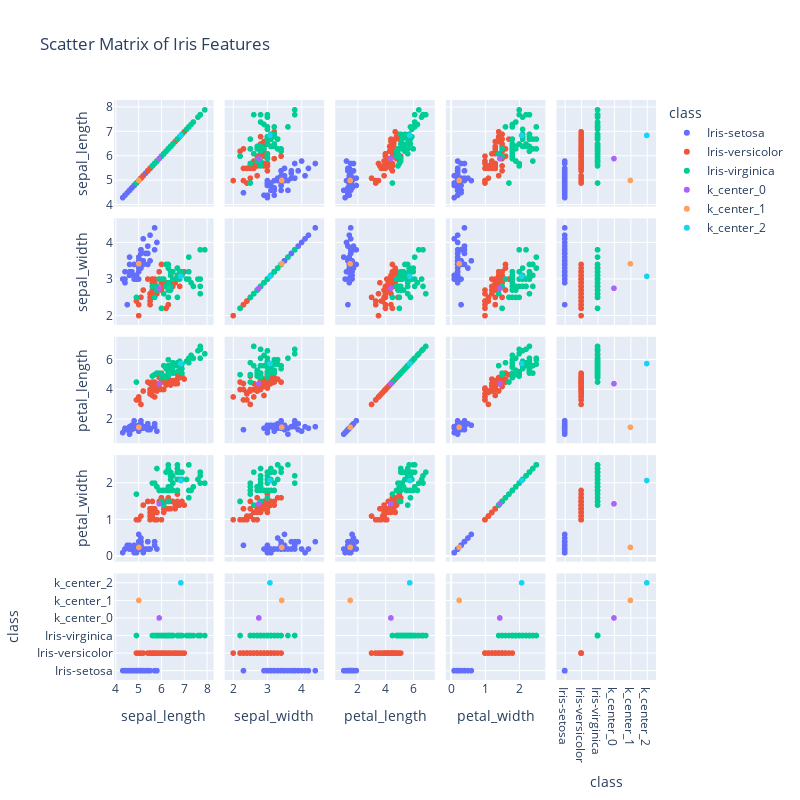

Notebook source saved alongside this figure:
### Code cell
fig = px.scatter_matrix(tmp,
                        color='class',
                        title='Scatter Matrix of Iris Features')
fig.update_layout(
    dragmode='select',
    width=800,
    height=800,
    hovermode='closest',
)
fig.show()

### Figure 1 — Plotly figure (JSON) as saved in the notebook; plotly's stock layout.template omitted (floating-point values rounded to 4 significant figures)
{"data": [{"dimensions": [{"axis": {"matches": true}, "label": "sepal_length", "values": [5.1, 4.9, 4.7, 4.6, 5, 5.4, 4.6, 5, 4.4, 4.9, 5.4, 4.8, 4.8, 4.3, 5.8, 5.7, 5.4, 5.1, 5.7, 5.1, 5.4, 5.1, 4.6, 5.1, 4.8, 5, 5, 5.2, 5.2, 4.7, 4.8, 5.4, 5.2, 5.5, 4.9, 5, 5.5, 4.9, 4.4, 5.1, 5, 4.5, 4.4, 5, 5.1, 4.8, 5.1, 4.6, 5.3, 5]}, {"axis": {"matches": true}, "label": "sepal_width", "values": [3.5, 3, 3.2, 3.1, 3.6, 3.9, 3.4, 3.4, 2.9, 3.1, 3.7, 3.4, 3, 3, 4, 4.4, 3.9, 3.5, 3.8, 3.8, 3.4, 3.7, 3.6, 3.3, 3.4, 3, 3.4, 3.5, 3.4, 3.2, 3.1, 3.4, 4.1, 4.2, 3.1, 3.2, 3.5, 3.1, 3, 3.4, 3.5, 2.3, 3.2, 3.5, 3.8, 3, 3.8, 3.2, 3.7, 3.3]}, {"axis": {"matches": true}, "label": "petal_length", "values": [1.4, 1.4, 1.3, 1.5, 1.4, 1.7, 1.4, 1.5, 1.4, 1.5, 1.5, 1.6, 1.4, 1.1, 1.2, 1.5, 1.3, 1.4, 1.7, 1.5, 1.7, 1.5, 1, 1.7, 1.9, 1.6, 1.6, 1.5, 1.4, 1.6, 1.6, 1.5, 1.5, 1.4, 1.5, 1.2, 1.3, 1.5, 1.3, 1.5, 1.3, 1.3, 1.3, 1.6, 1.9, 1.4, 1.6, 1.4, 1.5, 1.4]}, {"axis": {"matches": true}, "label": "petal_width", "values": [0.2, 0.2, 0.2, 0.2, 0.2, 0.4, 0.3, 0.2, 0.2, 0.1, 0.2, 0.2, 0.1, 0.1, 0.2, 0.4, 0.4, 0.3, 0.3, 0.3, 0.2, 0.4, 0.2, 0.5, 0.2, 0.2, 0.4, 0.2, 0.2, 0.2, 0.2, 0.4, 0.1, 0.2, 0.1, 0.2, 0.2, 0.1, 0.2, 0.2, 0.3, 0.3, 0.2, 0.6, 0.4, 0.3, 0.2, 0.2, 0.2, 0.2]}, {"axis": {"matches": true}, "label": "class", "values": ["Iris-setosa", "Iris-setosa", "Iris-setosa", "Iris-setosa", "Iris-setosa", "Iris-setosa", "Iris-setosa", "Iris-setosa", "Iris-setosa", "Iris-setosa", "Iris-setosa", "Iris-setosa", "Iris-setosa", "Iris-setosa", "Iris-setosa", "Iris-setosa", "Iris-setosa", "Iris-setosa", "Iris-setosa", "Iris-setosa", "Iris-setosa", "Iris-setosa", "Iris-setosa", "Iris-setosa", "Iris-setosa", "Iris-setosa", "Iris-setosa", "Iris-setosa", "Iris-setosa", "Iris-setosa", "Iris-setosa", "Iris-setosa", "Iris-setosa", "Iris-setosa", "Iris-setosa", "Iris-setosa", "Iris-setosa", "Iris-setosa", "Iris-setosa", "Iris-setosa", "Iris-setosa", "Iris-setosa", "Iris-setosa", "Iris-setosa", "Iris-setosa", "Iris-setosa", "Iris-setosa", "Iris-setosa", "Iris-setosa", "Iris-setosa"]}], "hovertemplate": "class=Iris-setosa<br>%{xaxis.title.text}=%{x}<br>%{yaxis.title.text}=%{y}<extra></extra>", "legendgroup": "Iris-setosa", "marker": {"color": "#636efa", "symbol": "circle"}, "name": "Iris-setosa", "showlegend": true, "type": "splom"}, {"dimensions": [{"axis": {"matches": true}, "label": "sepal_length", "values": [7, 6.4, 6.9, 5.5, 6.5, 5.7, 6.3, 4.9, 6.6, 5.2, 5, 5.9, 6, 6.1, 5.6, 6.7, 5.6, 5.8, 6.2, 5.6, 5.9, 6.1, 6.3, 6.1, 6.4, 6.6, 6.8, 6.7, 6, 5.7, 5.5, 5.5, 5.8, 6, 5.4, 6, 6.7, 6.3, 5.6, 5.5, 5.5, 6.1, 5.8, 5, 5.6, 5.7, 5.7, 6.2, 5.1, 5.7]}, {"axis": {"matches": true}, "label": "sepal_width", "values": [3.2, 3.2, 3.1, 2.3, 2.8, 2.8, 3.3, 2.4, 2.9, 2.7, 2, 3, 2.2, 2.9, 2.9, 3.1, 3, 2.7, 2.2, 2.5, 3.2, 2.8, 2.5, 2.8, 2.9, 3, 2.8, 3, 2.9, 2.6, 2.4, 2.4, 2.7, 2.7, 3, 3.4, 3.1, 2.3, 3, 2.5, 2.6, 3, 2.6, 2.3, 2.7, 3, 2.9, 2.9, 2.5, 2.8]}, {"axis": {"matches": true}, "label": "petal_length", "values": [4.7, 4.5, 4.9, 4, 4.6, 4.5, 4.7, 3.3, 4.6, 3.9, 3.5, 4.2, 4, 4.7, 3.6, 4.4, 4.5, 4.1, 4.5, 3.9, 4.8, 4, 4.9, 4.7, 4.3, 4.4, 4.8, 5, 4.5, 3.5, 3.8, 3.7, 3.9, 5.1, 4.5, 4.5, 4.7, 4.4, 4.1, 4, 4.4, 4.6, 4, 3.3, 4.2, 4.2, 4.2, 4.3, 3, 4.1]}, {"axis": {"matches": true}, "label": "petal_width", "values": [1.4, 1.5, 1.5, 1.3, 1.5, 1.3, 1.6, 1, 1.3, 1.4, 1, 1.5, 1, 1.4, 1.3, 1.4, 1.5, 1, 1.5, 1.1, 1.8, 1.3, 1.5, 1.2, 1.3, 1.4, 1.4, 1.7, 1.5, 1, 1.1, 1, 1.2, 1.6, 1.5, 1.6, 1.5, 1.3, 1.3, 1.3, 1.2, 1.4, 1.2, 1, 1.3, 1.2, 1.3, 1.3, 1.1, 1.3]}, {"axis": {"matches": true}, "label": "class", "values": ["Iris-versicolor", "Iris-versicolor", "Iris-versicolor", "Iris-versicolor", "Iris-versicolor", "Iris-versicolor", "Iris-versicolor", "Iris-versicolor", "Iris-versicolor", "Iris-versicolor", "Iris-versicolor", "Iris-versicolor", "Iris-versicolor", "Iris-versicolor", "Iris-versicolor", "Iris-versicolor", "Iris-versicolor", "Iris-versicolor", "Iris-versicolor", "Iris-versicolor", "Iris-versicolor", "Iris-versicolor", "Iris-versicolor", "Iris-versicolor", "Iris-versicolor", "Iris-versicolor", "Iris-versicolor", "Iris-versicolor", "Iris-versicolor", "Iris-versicolor", "Iris-versicolor", "Iris-versicolor", "Iris-versicolor", "Iris-versicolor", "Iris-versicolor", "Iris-versicolor", "Iris-versicolor", "Iris-versicolor", "Iris-versicolor", "Iris-versicolor", "Iris-versicolor", "Iris-versicolor", "Iris-versicolor", "Iris-versicolor", "Iris-versicolor", "Iris-versicolor", "Iris-versicolor", "Iris-versicolor", "Iris-versicolor", "Iris-versicolor"]}], "hovertemplate": "class=Iris-versicolor<br>%{xaxis.title.text}=%{x}<br>%{yaxis.title.text}=%{y}<extra></extra>", "legendgroup": "Iris-versicolor", "marker": {"color": "#EF553B", "symbol": "circle"}, "name": "Iris-versicolor", "showlegend": true, "type": "splom"}, {"dimensions": [{"axis": {"matches": true}, "label": "sepal_length", "values": [6.3, 5.8, 7.1, 6.3, 6.5, 7.6, 4.9, 7.3, 6.7, 7.2, 6.5, 6.4, 6.8, 5.7, 5.8, 6.4, 6.5, 7.7, 7.7, 6, 6.9, 5.6, 7.7, 6.3, 6.7, 7.2, 6.2, 6.1, 6.4, 7.2, 7.4, 7.9, 6.4, 6.3, 6.1, 7.7, 6.3, 6.4, 6, 6.9, 6.7, 6.9, 5.8, 6.8, 6.7, 6.7, 6.3, 6.5, 6.2, 5.9]}, {"axis": {"matches": true}, "label": "sepal_width", "values": [3.3, 2.7, 3, 2.9, 3, 3, 2.5, 2.9, 2.5, 3.6, 3.2, 2.7, 3, 2.5, 2.8, 3.2, 3, 3.8, 2.6, 2.2, 3.2, 2.8, 2.8, 2.7, 3.3, 3.2, 2.8, 3, 2.8, 3, 2.8, 3.8, 2.8, 2.8, 2.6, 3, 3.4, 3.1, 3, 3.1, 3.1, 3.1, 2.7, 3.2, 3.3, 3, 2.5, 3, 3.4, 3]}, {"axis": {"matches": true}, "label": "petal_length", "values": [6, 5.1, 5.9, 5.6, 5.8, 6.6, 4.5, 6.3, 5.8, 6.1, 5.1, 5.3, 5.5, 5, 5.1, 5.3, 5.5, 6.7, 6.9, 5, 5.7, 4.9, 6.7, 4.9, 5.7, 6, 4.8, 4.9, 5.6, 5.8, 6.1, 6.4, 5.6, 5.1, 5.6, 6.1, 5.6, 5.5, 4.8, 5.4, 5.6, 5.1, 5.1, 5.9, 5.7, 5.2, 5, 5.2, 5.4, 5.1]}, {"axis": {"matches": true}, "label": "petal_width", "values": [2.5, 1.9, 2.1, 1.8, 2.2, 2.1, 1.7, 1.8, 1.8, 2.5, 2, 1.9, 2.1, 2, 2.4, 2.3, 1.8, 2.2, 2.3, 1.5, 2.3, 2, 2, 1.8, 2.1, 1.8, 1.8, 1.8, 2.1, 1.6, 1.9, 2, 2.2, 1.5, 1.4, 2.3, 2.4, 1.8, 1.8, 2.1, 2.4, 2.3, 1.9, 2.3, 2.5, 2.3, 1.9, 2, 2.3, 1.8]}, {"axis": {"matches": true}, "label": "class", "values": ["Iris-virginica", "Iris-virginica", "Iris-virginica", "Iris-virginica", "Iris-virginica", "Iris-virginica", "Iris-virginica", "Iris-virginica", "Iris-virginica", "Iris-virginica", "Iris-virginica", "Iris-virginica", "Iris-virginica", "Iris-virginica", "Iris-virginica", "Iris-virginica", "Iris-virginica", "Iris-virginica", "Iris-virginica", "Iris-virginica", "Iris-virginica", "Iris-virginica", "Iris-virginica", "Iris-virginica", "Iris-virginica", "Iris-virginica", "Iris-virginica", "Iris-virginica", "Iris-virginica", "Iris-virginica", "Iris-virginica", "Iris-virginica", "Iris-virginica", "Iris-virginica", "Iris-virginica", "Iris-virginica", "Iris-virginica", "Iris-virginica", "Iris-virginica", "Iris-virginica", "Iris-virginica", "Iris-virginica", "Iris-virginica", "Iris-virginica", "Iris-virginica", "Iris-virginica", "Iris-virginica", "Iris-virginica", "Iris-virginica", "Iris-virginica"]}], "hovertemplate": "class=Iris-virginica<br>%{xaxis.title.text}=%{x}<br>%{yaxis.title.text}=%{y}<extra></extra>", "legendgroup": "Iris-virginica", "marker": {"color": "#00cc96", "symbol": "circle"}, "name": "Iris-virginica", "showlegend": true, "type": "splom"}, {"dimensions": [{"axis": {"matches": true}, "label": "sepal_length", "values": [5.902]}, {"axis": {"matches": true}, "label": "sepal_width", "values": [2.748]}, {"axis": {"matches": true}, "label": "petal_length", "values": [4.394]}, {"axis": {"matches": true}, "label": "petal_width", "values": [1.434]}, {"axis": {"matches": true}, "label": "class", "values": ["k_center_0"]}], "hovertemplate": "class=k_center_0<br>%{xaxis.title.text}=%{x}<br>%{yaxis.title.text}=%{y}<extra></extra>", "legendgroup": "k_center_0", "marker": {"color": "#ab63fa", "symbol": "circle"}, "name": "k_center_0", "showlegend": true, "type": "splom"}, {"dimensions": [{"axis": {"matches": true}, "label": "sepal_length", "values": [5.006]}, {"axis": {"matches": true}, "label": "sepal_width", "values": [3.418]}, {"axis": {"matches": true}, "label": "petal_length", "values": [1.464]}, {"axis": {"matches": true}, "label": "petal_width", "values": [0.244]}, {"axis": {"matches": true}, "label": "class", "values": ["k_center_1"]}], "hovertemplate": "class=k_center_1<br>%{xaxis.title.text}=%{x}<br>%{yaxis.title.text}=%{y}<extra></extra>", "legendgroup": "k_center_1", "marker": {"color": "#FFA15A", "symbol": "circle"}, "name": "k_center_1", "showlegend": true, "type": "splom"}, {"dimensions": [{"axis": {"matches": true}, "label": "sepal_length", "values": [6.85]}, {"axis": {"matches": true}, "label": "sepal_width", "values": [3.074]}, {"axis": {"matches": true}, "label": "petal_length", "values": [5.742]}, {"axis": {"matches": true}, "label": "petal_width", "values": [2.071]}, {"axis": {"matches": true}, "label": "class", "values": ["k_center_2"]}], "hovertemplate": "class=k_center_2<br>%{xaxis.title.text}=%{x}<br>%{yaxis.title.text}=%{y}<extra></extra>", "legendgroup": "k_center_2", "marker": {"color": "#19d3f3", "symbol": "circle"}, "name": "k_center_2", "showlegend": true, "type": "splom"}], "layout": {"dragmode": "select", "height": 800, "hovermode": "closest", "legend": {"title": {"text": "class"}, "tracegroupgap": 0}, "title": {"text": "Scatter Matrix of Iris Features"}, "width": 800}}
